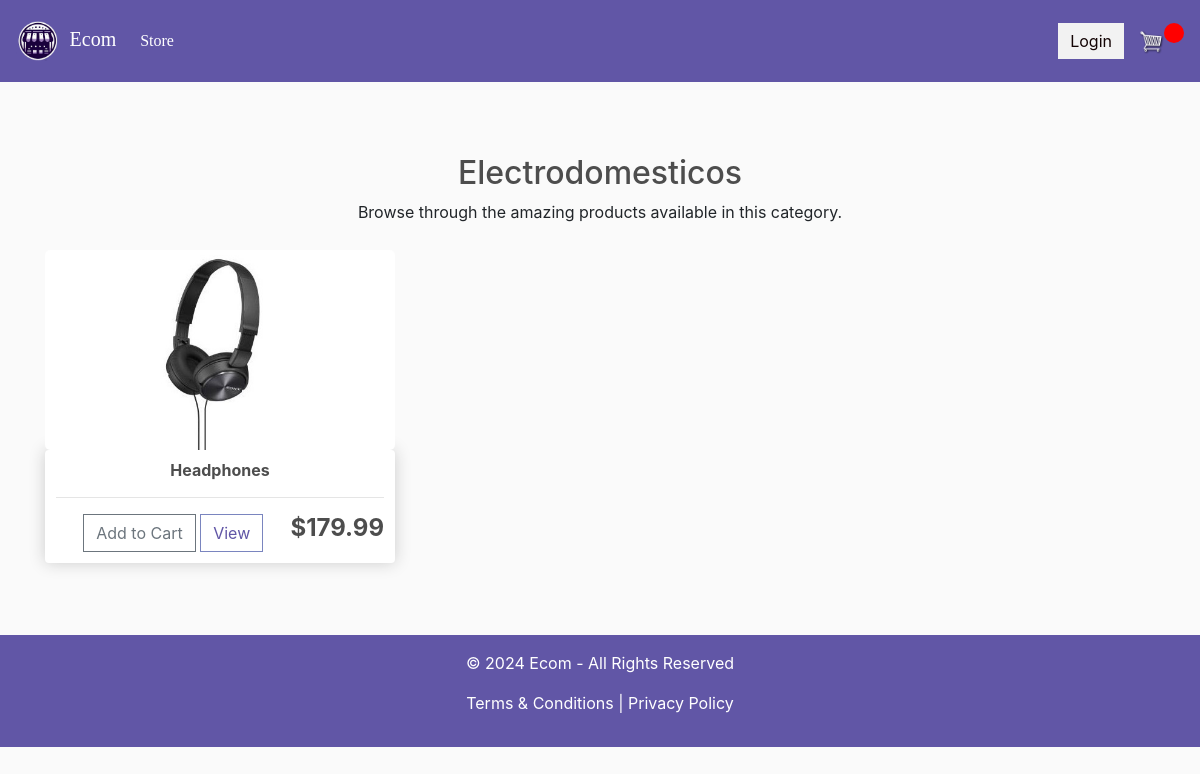
Page /category/1/ on the committed database.
### store/models.py (models this page shows, shortened)
class Category(models.Model):
    name = models.CharField(max_length=200)
    image = models.ImageField(upload_to='categories/', null=True, blank=True)  # Agrega un directorio de subida para las imágenes

class Product(models.Model):
    name = models.CharField(max_length=200)
    price = models.FloatField()
    digital = models.BooleanField(default=False, null=True, blank=True)
    image = models.ImageField(null=True, blank=True)
    category = models.ForeignKey(Category, on_delete=models.SET_NULL, null=True, blank=True)
    is_featured = models.BooleanField(default=False)   # Agregar el campo 'featured'
    @property
    def imageURL(self):
        try:
            url = self.image.url
        except:
            url = ''
        return url

### store/views.py (the view)
# urls.py: path('category/<int:id>/', views.category, name='category'),
def category(request, id):
    category = get_object_or_404(Category, id=id)
    products = Product.objects.filter(category=category)
    return render(request, 'store/category.html', {'category': category, 'products': products})

### store/templates/store/category.html
{% extends 'store/main.html' %}
{% load static %}
{% block content %}
<div class="container-fluid p-0">
    <section class="text-center my-5">
        <h2>{{ category.name }}</h2>
        <p>Browse through the amazing products available in this category.</p>
        <div class="row">
            {% for product in products %}
            <div class="col-lg-4 col-md-6 mb-4">
                <div class="image-container">
                    <img class="thumbnail product-image" src="{{ product.imageURL }}" alt="{{ product.name }}">
                </div>
                <div class="box-element product">
                    <h6><strong>{{ product.name }}</strong></h6>
                    <hr>
                    <button data-product="{{ product.id }}" data-action="add" class="btn btn-outline-secondary add-btn update-cart">Add to Cart</button>
                    <a class="btn btn-outline-success" href="{% url 'store:product_detail' product.id %}">View</a>
                    <h4 style="display: inline-block; float: right"><strong>${{ product.price }}</strong></h4>
                </div>
            </div>
            {% empty %}
            <p>No products found in this category.</p>
            {% endfor %}
        </div>
    </section>
</div>
{% endblock content %}

### static/css/main.css (style rules this page uses)
body { background-color: hsl(0, 0%, 98%); }
h1,h2,h3,h4,h5,h6 { color:hsl(0, 0%, 30%); }
.box-element { box-shadow:hsl(0, 0%, 80%) 0 0 16px; background-color: #fff; border-radius: 4px; padding: 11px; }
.thumbnail { width: 100%; height: 200px; -webkit-box-shadow: -1px -3px 5px -2px rgba(214,214,214,1); -moz-box-shadow: -1px -3px 5px -2px rgba(214,214,214,1); box-shadow: -1px -3px 5px -2px rgba(214,214,214,1); }
.btn-outline-success { background-color: #ffffff; border-color: #7A85BF; color: #6156A6; }
.image-container { width: 100%; overflow: hidden; border-radius: 5px; }
.product-image { width: 100%; transition: transform 0.3s ease; }
.col-lg-4, .col-lg-6, .col-lg-8, .col-lg-12 { margin-top: 10px; }
.btn { border-radius: 0; }

### rows in the picture
Category: name "Electrodomesticos"
Product: imageURL (picture), name "Headphones", price "179.99"
